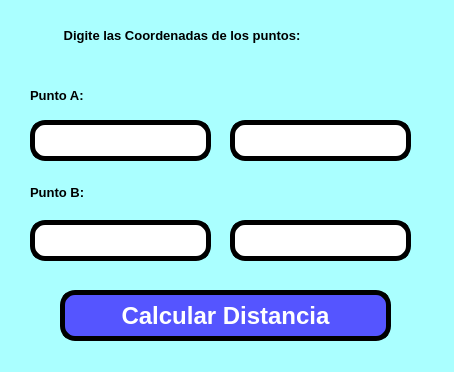
<?xml version="1.0" encoding="UTF-8"?>
<ui version="4.0">
 <class>MainWindow</class>
 <widget class="QMainWindow" name="MainWindow">
  <property name="geometry">
   <rect>
    <x>0</x>
    <y>0</y>
    <width>454</width>
    <height>372</height>
   </rect>
  </property>
  <property name="windowTitle">
   <string>MainWindow</string>
  </property>
  <property name="styleSheet">
   <string notr="true">background-color: rgb(170, 255, 255);</string>
  </property>
  <widget class="QWidget" name="centralwidget">
   <widget class="QLineEdit" name="txt_puntoA_X">
    <property name="geometry">
     <rect>
      <x>30</x>
      <y>120</y>
      <width>181</width>
      <height>41</height>
     </rect>
    </property>
    <property name="styleSheet">
     <string notr="true">background-color: rgb(255, 255, 255);
border: 5px solid black;
border-radius: 15px</string>
    </property>
   </widget>
   <widget class="QLabel" name="label_2">
    <property name="geometry">
     <rect>
      <x>30</x>
      <y>80</y>
      <width>324</width>
      <height>32</height>
     </rect>
    </property>
    <property name="text">
     <string>&lt;html&gt;&lt;head/&gt;&lt;body&gt;&lt;p&gt;&lt;span style=&quot; font-size:10pt; font-weight:600;&quot;&gt;Punto A:&lt;/span&gt;&lt;/p&gt;&lt;/body&gt;&lt;/html&gt;</string>
    </property>
   </widget>
   <widget class="QLabel" name="label_3">
    <property name="geometry">
     <rect>
      <x>30</x>
      <y>170</y>
      <width>324</width>
      <height>45</height>
     </rect>
    </property>
    <property name="text">
     <string>&lt;html&gt;&lt;head/&gt;&lt;body&gt;&lt;p&gt;&lt;span style=&quot; font-size:10pt; font-weight:600;&quot;&gt;Punto B:&lt;/span&gt;&lt;/p&gt;&lt;/body&gt;&lt;/html&gt;</string>
    </property>
   </widget>
   <widget class="QPushButton" name="btn_calcular">
    <property name="geometry">
     <rect>
      <x>60</x>
      <y>290</y>
      <width>331</width>
      <height>51</height>
     </rect>
    </property>
    <property name="font">
     <font>
      <pointsize>18</pointsize>
      <weight>75</weight>
      <bold>true</bold>
     </font>
    </property>
    <property name="styleSheet">
     <string notr="true">background-color: rgb(85, 85, 255);
color: rgb(255, 255, 255);
border: 5px solid black;
border-radius: 15px</string>
    </property>
    <property name="text">
     <string>Calcular Distancia</string>
    </property>
   </widget>
   <widget class="QLabel" name="label">
    <property name="geometry">
     <rect>
      <x>20</x>
      <y>10</y>
      <width>324</width>
      <height>51</height>
     </rect>
    </property>
    <property name="text">
     <string>&lt;html&gt;&lt;head/&gt;&lt;body&gt;&lt;p align=&quot;center&quot;&gt;&lt;span style=&quot; font-size:10pt; font-weight:600;&quot;&gt;Digite las Coordenadas de los puntos:&lt;/span&gt;&lt;/p&gt;&lt;/body&gt;&lt;/html&gt;</string>
    </property>
   </widget>
   <widget class="QLineEdit" name="txt_puntoA_Y">
    <property name="geometry">
     <rect>
      <x>230</x>
      <y>120</y>
      <width>181</width>
      <height>41</height>
     </rect>
    </property>
    <property name="styleSheet">
     <string notr="true">background-color: rgb(255, 255, 255);
border: 5px solid black;
border-radius: 15px</string>
    </property>
   </widget>
   <widget class="QLineEdit" name="txt_puntoB_X">
    <property name="geometry">
     <rect>
      <x>30</x>
      <y>220</y>
      <width>181</width>
      <height>41</height>
     </rect>
    </property>
    <property name="styleSheet">
     <string notr="true">background-color: rgb(255, 255, 255);
border: 5px solid black;
border-radius: 15px</string>
    </property>
   </widget>
   <widget class="QLineEdit" name="txt_puntoB_Y">
    <property name="geometry">
     <rect>
      <x>230</x>
      <y>220</y>
      <width>181</width>
      <height>41</height>
     </rect>
    </property>
    <property name="styleSheet">
     <string notr="true">background-color: rgb(255, 255, 255);
border: 5px solid black;
border-radius: 15px</string>
    </property>
   </widget>
  </widget>
 </widget>
 <resources/>
 <connections/>
</ui>
